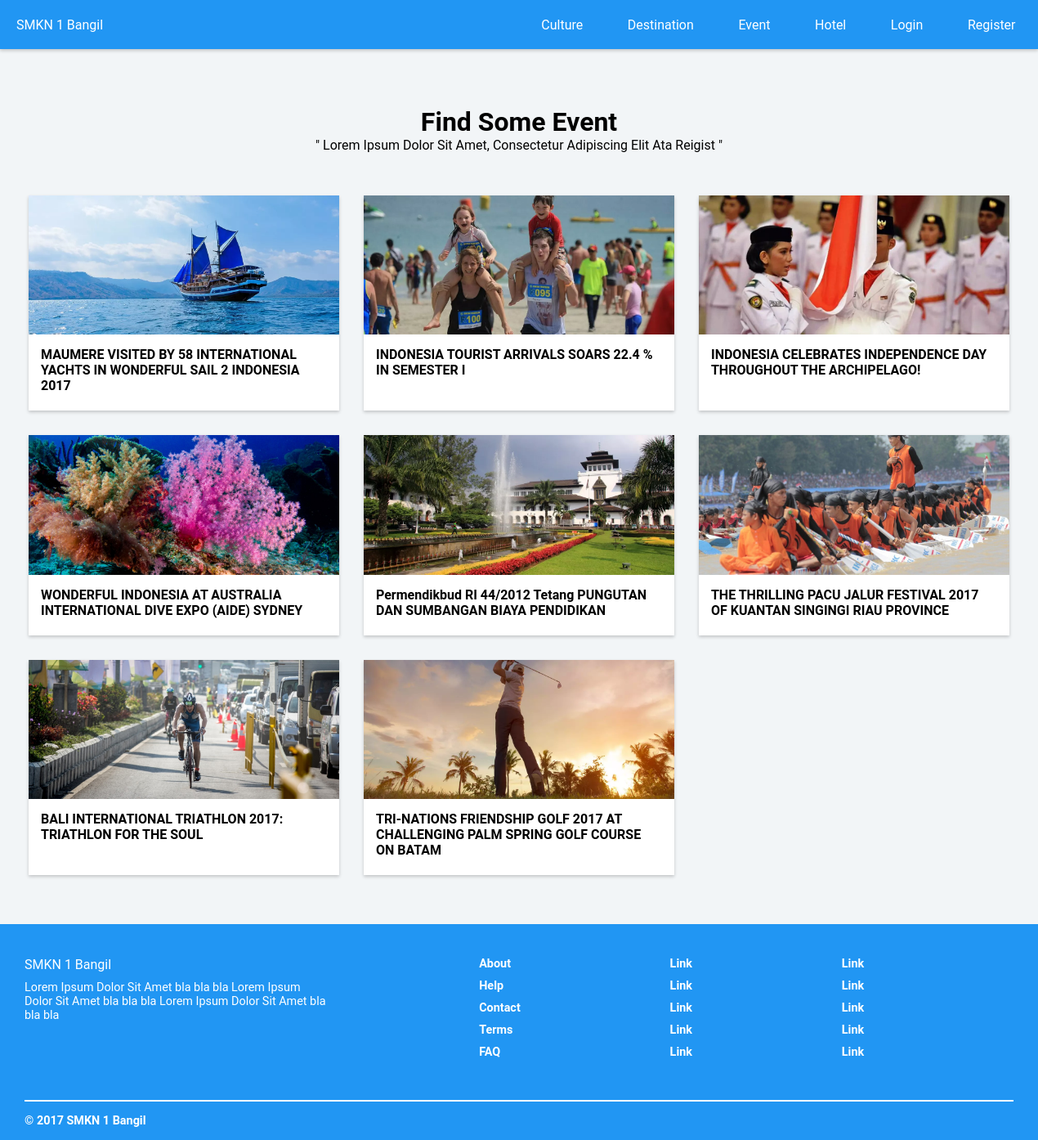
The page /?page=event on the database its author committed.
### tables this page shows
CREATE TABLE `article` (
  `article_id` int(10) NOT NULL,
  `article_name` varchar(255) NOT NULL,
  `article_date` date NOT NULL,
  `article_content` text NOT NULL,
  `article_view` int(11) NOT NULL,
  `article_picture` varchar(255) NOT NULL,
  `place_id` int(11) NOT NULL,
  `user_id` int(11) NOT NULL,
  `category_id` int(11) NOT NULL
);

### proses/pdo.php (called while the page is built, shortened)
<?php
class Database {
    private $dsn = 'mysql:host=localhost; dbname=project_1';
    private $user = 'root';
    private $password = '';
	protected static $_instance = null;
	public static function instance() {
		if (self::$_instance === null) {
			self::$_instance = new Database();
		}
		return self::$_instance;
	}
	public function getInstance(){
		try{
			$this->db = new PDO($this->dsn, $this->user, $this->password);
			$this->db->setAttribute(PDO::ATTR_ERRMODE, PDO::ERRMODE_EXCEPTION);
			return $this->db;
		}
		catch(PDOException $e) {
			echo "ERROR" . $e->getMessage();
		}
	}
}
?>

### proses/model.php (called while the page is built, shortened)
<?php
	include('pdo.php');
	class model extends database{
		public function __construct(){
			$pdo = Database::instance();
			$this->db = $pdo->getInstance();
		}
	}
?>

### core/controller.php (called while the page is built, shortened)
<?php
	include_once("proses/model.php");
	class controller{
		function __construct(){
			$this->model = new model();
		}
	}
?>

### content/event.php (the view, shortened to what this page needs)
<?php
include_once('content/nav.php');
?>
<header id="header">
	<div style="height: 60px;"></div>
</header>
<div class="card-wrap">
	<div class="main-title">
		<h1>Find some Event</h1>
		<p>" Lorem ipsum dolor sit amet, consectetur adipiscing elit ata reigist "</p>
	</div>
	<div class="card-row">
		<?php
			$query = $main->model->db->prepare("SELECT * FROM article WHERE article.category_id=5 OR article.category_id=4 ORDER BY article.article_id");
			$query->execute();
			while( $row = $query->fetch(PDO::FETCH_OBJ) ){
		?>
		<div class="card">
		<a class="card-item" href="?page=article&id=<?= $row->article_id ?>">
			<div class="card-header">
				<img src="assets/img/<?= $row->article_picture ?>">
			</div>
			<div class="card-body">
				<div class="card-title">
					<h4><?= $row->article_name?></h4>
				</div>
			</div>
		</a>
		</div>
		<?php
			}
		?>
	</div>
</div>
<?php include_once('content/footer.php'); ?>

### assets/css/global.css (style rules this page uses)
* { margin: 0 auto; padding: 0; }
body { font-family: Roboto, sans-serif; background: #f2f5f7; }
a { text-decoration: none; color: inherit; }
.cover-background, header, main .main-static .side-img { background-size: cover; -webkit-background-size: cover; -moz-background-size: cover; -ms-background-size: cover; -o-background-size: cover; background-position: center; }
.shadow, .modal, .modal-admin, .dropdown.collapse, nav, main .container, .card .card-item, .card-2 .card-item, .scroll-top, .btn-plus, .btn-control, .preview-float, .pagination a { background: #fff; -webkit-box-shadow: 0 2px 4px rgba(0, 0, 0, 0.2); -moz-box-shadow: 0 2px 4px rgba(0, 0, 0, 0.2); box-shadow: 0 2px 4px rgba(0, 0, 0, 0.2); }
footer, { -webkit-box-shadow: 0 -2px 4px rgba(0, 0, 0, 0.2); -moz-box-shadow: 0 -2px 4px rgba(0, 0, 0, 0.2); box-shadow: 0 -2px 4px rgba(0, 0, 0, 0.2); }
.shadow, .modal, .modal-admin, .btn-submit, .btn.global, .dropdown.collapse:hover, nav, main .container, main .preview-image, .card .card-item, .card-2 .card-item, footer, .btn-plus, .btn-control, .preview-float, .pagination a { transition: box-shadow 300ms; }

### assets/css/main.css (style rules this page uses)
.main-title { text-transform: capitalize; text-align: center; }

### assets/css/grid.css (style rules this page uses)
.card-wrap { margin-top: 30px; max-width: 1200px; width: 100%; padding: 0 30px; }
.card-wrap .main-title { padding: 40px 0 52px; }
.card-row { display: flex; flex-flow: row wrap; margin: 0 -15px; }
.card, .card-2, .card-50 { display: flex; flex: 1 0 auto; padding: 0 15px; margin-bottom: 30px; box-sizing: border-box; }
.card { margin-left: 0; margin-right: 0; width: 33%; max-width: 33.3333%; }
.card .card-item { cursor: pointer; display: block; }
.card-item { width: 100%; }
.card-item .card-header { position: relative; width: 100%; height: auto; }
.card-item .card-header img { display: block; width: 100%; height: auto; }
.card-body, .card-footer { width: 100%; padding: 15px; box-sizing: border-box; }
.card-item .card-body .card-title { margin-bottom: 6px; }

### rows shown on the page
article: article_picture (picture), article_name "MAUMERE VISITED BY 58 INTERNATIONAL YACHTS IN WONDERFUL SAIL 2 INDONESIA 2017"
article: article_picture (picture), article_name "INDONESIA TOURIST ARRIVALS SOARS 22.4 % IN SEMESTER I"
article: article_picture (picture), article_name "INDONESIA CELEBRATES INDEPENDENCE DAY THROUGHOUT THE ARCHIPELAGO!"
article: article_picture (picture), article_name "WONDERFUL INDONESIA AT AUSTRALIA INTERNATIONAL DIVE EXPO (AIDE) SYDNEY"
article: article_picture (picture), article_name "Permendikbud RI 44/2012 Tetang PUNGUTAN DAN SUMBANGAN BIAYA PENDIDIKAN"
article: article_picture (picture), article_name "THE THRILLING PACU JALUR FESTIVAL 2017 OF KUANTAN SINGINGI RIAU PROVINCE"
article: article_picture (picture), article_name "BALI INTERNATIONAL TRIATHLON 2017: TRIATHLON FOR THE SOUL"
article: article_picture (picture), article_name "TRI-NATIONS FRIENDSHIP GOLF 2017 AT CHALLENGING PALM SPRING GOLF COURSE ON BATAM"
